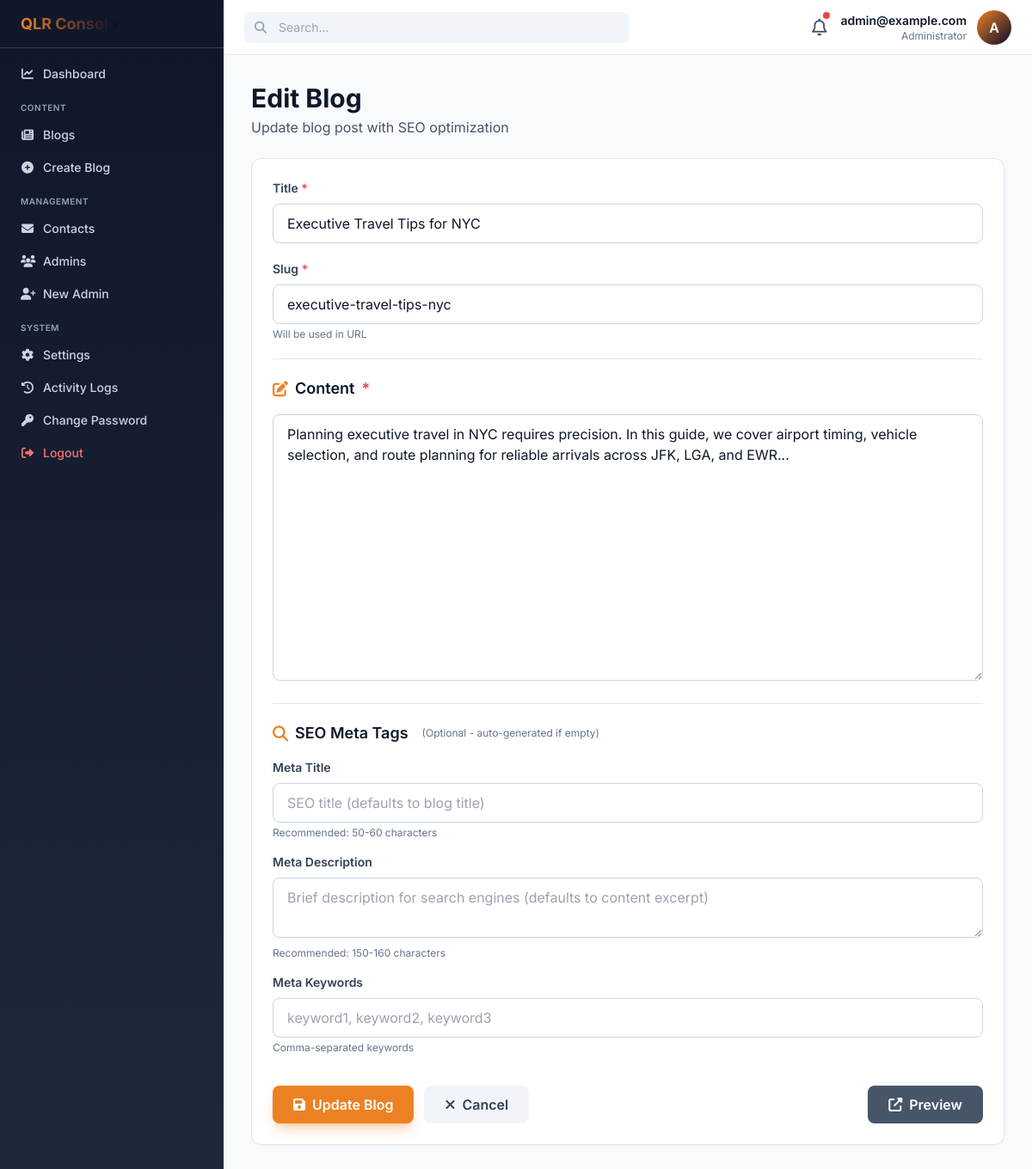
The page /admin/edit-blog.php?id=1 (signed in) on the database its author committed.
### tables this page shows
CREATE TABLE blogs (
  id INT AUTO_INCREMENT PRIMARY KEY,
  title VARCHAR(255) NOT NULL,
  slug VARCHAR(255) NOT NULL UNIQUE,
  content MEDIUMTEXT NOT NULL,
  created_at DATETIME NOT NULL DEFAULT CURRENT_TIMESTAMP
 );

### admin/edit-blog.php (the view, shortened to what this page needs)
<?php require __DIR__.'/includes/db.php'; ?>
<?php
$id = isset($_GET['id']) ? (int)$_GET['id'] : 0;
$stmt = $pdo->prepare('SELECT * FROM blogs WHERE id = ?');
$stmt->execute([$id]);
$blog = $stmt->fetch();
?>
<?php include __DIR__.'/includes/common-header.php'; ?>
<?php include __DIR__.'/includes/common-sidebar.php'; ?>
<?php include __DIR__.'/includes/common-navbar.php'; ?>
<main class="lg:ml-[260px] mt-16 p-6 lg:p-8">
  <div class="mb-6">
    <h1 class="text-3xl font-bold text-slate-900">Edit Blog</h1>
    <p class="text-slate-600 mt-1">Update blog post with SEO optimization</p>
  </div>
  <form method="post" class="max-w-4xl">
    <div class="bg-white rounded-xl shadow-sm border border-slate-200 p-6 space-y-5">
      <div class="grid md:grid-cols-2 gap-5">
        <div class="md:col-span-2">
          <label class="block text-sm font-semibold text-slate-700 mb-2">Title <span class="text-red-500">*</span></label>
          <input name="title" id="blogTitle" value="<?php echo htmlspecialchars($blog['title']); ?>" class="w-full px-4 py-2.5 border border-slate-300 rounded-lg focus:outline-none focus:ring-2 focus:ring-primary focus:border-transparent" placeholder="Enter blog title" required>
        </div>
        <div class="md:col-span-2">
          <label class="block text-sm font-semibold text-slate-700 mb-2">Slug <span class="text-red-500">*</span></label>
          <input name="slug" id="blogSlug" value="<?php echo htmlspecialchars($blog['slug']); ?>" class="w-full px-4 py-2.5 border border-slate-300 rounded-lg focus:outline-none focus:ring-2 focus:ring-primary focus:border-transparent" placeholder="url-friendly-slug" required>
          <p class="text-xs text-slate-500 mt-1">Will be used in URL</p>
        </div>
      </div>
      <div class="border-t pt-5">
        <h3 class="text-lg font-semibold text-slate-900 mb-4 flex items-center gap-2">
          <i class="fas fa-edit text-primary"></i> Content <span class="text-red-500">*</span>
        </h3>
        <textarea name="content" id="blogContent" rows="12" class="w-full px-4 py-2.5 border border-slate-300 rounded-lg" placeholder="Write your blog content here..." required><?php echo htmlspecialchars($blog['content']); ?></textarea>
      </div>
      <div class="border-t pt-5">
        <h3 class="text-lg font-semibold text-slate-900 mb-4 flex items-center gap-2">
          <i class="fas fa-search text-primary"></i> SEO Meta Tags
          <span class="text-xs font-normal text-slate-500 ml-2">(Optional - auto-generated if empty)</span>
        </h3>
        <div class="space-y-4">
          <div>
            <label class="block text-sm font-semibold text-slate-700 mb-2">Meta Title</label>
            <input name="meta_title" value="<?php echo htmlspecialchars($blog['meta_title'] ?? ''); ?>" maxlength="60" class="w-full px-4 py-2.5 border border-slate-300 rounded-lg focus:outline-none focus:ring-2 focus:ring-primary focus:border-transparent" placeholder="SEO title (defaults to blog title)">
            <p class="text-xs text-slate-500 mt-1">Recommended: 50-60 characters</p>
          </div>
          <div>
            <label class="block text-sm font-semibold text-slate-700 mb-2">Meta Description</label>
            <textarea name="meta_description" maxlength="160" rows="2" class="w-full px-4 py-2.5 border border-slate-300 rounded-lg focus:outline-none focus:ring-2 focus:ring-primary focus:border-transparent" placeholder="Brief description for search engines (defaults to content excerpt)"><?php echo htmlspecialchars($blog['meta_description'] ?? ''); ?></textarea>
            <p class="text-xs text-slate-500 mt-1">Recommended: 150-160 characters</p>
          </div>
          <div>
            <label class="block text-sm font-semibold text-slate-700 mb-2">Meta Keywords</label>
            <input name="meta_keywords" value="<?php echo htmlspecialchars($blog['meta_keywords'] ?? ''); ?>" class="w-full px-4 py-2.5 border border-slate-300 rounded-lg focus:outline-none focus:ring-2 focus:ring-primary focus:border-transparent" placeholder="keyword1, keyword2, keyword3">
            <p class="text-xs text-slate-500 mt-1">Comma-separated keywords</p>
          </div>
        </div>
      </div>
      <div class="flex gap-3 pt-4">
        <button type="submit" class="inline-flex items-center gap-2 bg-primary hover:bg-primary/90 text-white px-6 py-2.5 rounded-lg font-semibold shadow-lg shadow-primary/30 transition-all">
          <i class="fas fa-save"></i> Update Blog
        </button>
        <a href="/qlr/admin/blogs" class="inline-flex items-center gap-2 bg-slate-100 hover:bg-slate-200 text-slate-700 px-6 py-2.5 rounded-lg font-semibold transition-all">
          <i class="fas fa-times"></i> Cancel
        </a>
        <a href="/qlr/blog-post?id=<?php echo $id; ?>" target="_blank" class="inline-flex items-center gap-2 bg-slate-600 hover:bg-slate-700 text-white px-6 py-2.5 rounded-lg font-semibold transition-all ml-auto">
          <i class="fas fa-external-link-alt"></i> Preview
        </a>
      </div>
    </div>
  </form>
</main>
</body>
</html>

### admin/includes/common-header.php (shortened to what this page needs)
?><!DOCTYPE html>
<html lang="en">
<head>
  <script src="https://cdn.tailwindcss.com"></script>
  <link rel="stylesheet" href="https://cdnjs.cloudflare.com/ajax/libs/font-awesome/6.4.0/css/all.min.css">
</head>
<body class="bg-slate-50 text-slate-900 antialiased">

### admin/includes/common-sidebar.php
<?php
$current = basename($_SERVER['PHP_SELF']);
?>
<aside id="sidebar" class="fixed top-0 left-0 h-full w-[260px] bg-gradient-to-b from-slate-900 to-slate-800 text-white z-40 transition-transform duration-300 -translate-x-full lg:translate-x-0 overflow-y-auto">
  <div class="h-14 flex items-center px-6 border-b border-slate-700">
    <h1 class="text-lg font-bold bg-gradient-to-r from-primary to-secondary bg-clip-text text-transparent">QLR Console</h1>
  </div>
  <nav class="p-3 space-y-0.5">
    <a href="/qlr/admin/index" class="flex items-center gap-2.5 px-3 py-2 rounded-lg transition-colors text-sm <?php echo $current === 'index.php' ? 'bg-primary text-white' : 'text-slate-300 hover:bg-slate-700 hover:text-white'; ?>">
      <i class="fas fa-chart-line w-4 text-center"></i>
      <span class="font-medium">Dashboard</span>
    </a>
    <div class="pt-3 pb-1 px-3">
      <p class="text-[10px] font-semibold text-slate-400 uppercase tracking-wider">Content</p>
    </div>
    <a href="/qlr/admin/blogs" class="flex items-center gap-2.5 px-3 py-2 rounded-lg transition-colors text-sm <?php echo $current === 'blogs.php' ? 'bg-primary text-white' : 'text-slate-300 hover:bg-slate-700 hover:text-white'; ?>">
      <i class="fas fa-newspaper w-4 text-center"></i>
      <span class="font-medium">Blogs</span>
    </a>
    <a href="/qlr/admin/create-blog" class="flex items-center gap-2.5 px-3 py-2 rounded-lg transition-colors text-sm <?php echo $current === 'create-blog.php' ? 'bg-primary text-white' : 'text-slate-300 hover:bg-slate-700 hover:text-white'; ?>">
      <i class="fas fa-plus-circle w-4 text-center"></i>
      <span class="font-medium">Create Blog</span>
    </a>
    <div class="pt-3 pb-1 px-3">
      <p class="text-[10px] font-semibold text-slate-400 uppercase tracking-wider">Management</p>
    </div>
    <a href="/qlr/admin/contacts" class="flex items-center gap-2.5 px-3 py-2 rounded-lg transition-colors text-sm <?php echo $current === 'contacts.php' ? 'bg-primary text-white' : 'text-slate-300 hover:bg-slate-700 hover:text-white'; ?>">
      <i class="fas fa-envelope w-4 text-center"></i>
      <span class="font-medium">Contacts</span>
    </a>
    <a href="/qlr/admin/users" class="flex items-center gap-2.5 px-3 py-2 rounded-lg transition-colors text-sm <?php echo $current === 'users.php' ? 'bg-primary text-white' : 'text-slate-300 hover:bg-slate-700 hover:text-white'; ?>">
      <i class="fas fa-users w-4 text-center"></i>
      <span class="font-medium">Admins</span>
    </a>
    <a href="/qlr/admin/new-admin" class="flex items-center gap-2.5 px-3 py-2 rounded-lg transition-colors text-sm <?php echo $current === 'new-admin.php' ? 'bg-primary text-white' : 'text-slate-300 hover:bg-slate-700 hover:text-white'; ?>">
      <i class="fas fa-user-plus w-4 text-center"></i>
      <span class="font-medium">New Admin</span>
    </a>
    <div class="pt-3 pb-1 px-3">
      <p class="text-[10px] font-semibold text-slate-400 uppercase tracking-wider">System</p>
    </div>
    <a href="/qlr/admin/settings" class="flex items-center gap-2.5 px-3 py-2 rounded-lg transition-colors text-sm <?php echo $current === 'settings.php' ? 'bg-primary text-white' : 'text-slate-300 hover:bg-slate-700 hover:text-white'; ?>">
      <i class="fas fa-cog w-4 text-center"></i>
      <span class="font-medium">Settings</span>
    </a>
    <a href="/qlr/admin/logs" class="flex items-center gap-2.5 px-3 py-2 rounded-lg transition-colors text-sm <?php echo $current === 'logs.php' ? 'bg-primary text-white' : 'text-slate-300 hover:bg-slate-700 hover:text-white'; ?>">
      <i class="fas fa-history w-4 text-center"></i>
      <span class="font-medium">Activity Logs</span>
    </a>
    <a href="/qlr/admin/change-password" class="flex items-center gap-2.5 px-3 py-2 rounded-lg transition-colors text-sm <?php echo $current === 'change-password.php' ? 'bg-primary text-white' : 'text-slate-300 hover:bg-slate-700 hover:text-white'; ?>">
      <i class="fas fa-key w-4 text-center"></i>
      <span class="font-medium">Change Password</span>
    </a>
    <a href="/qlr/admin/logout" class="flex items-center gap-2.5 px-3 py-2 rounded-lg transition-colors text-sm text-red-400 hover:bg-red-500/10 hover:text-red-300">
      <i class="fas fa-sign-out-alt w-4 text-center"></i>
      <span class="font-medium">Logout</span>
    </a>
  </nav>
</aside>

### admin/includes/common-navbar.php (shortened to what this page needs)
<nav class="bg-white border-b border-slate-200 h-16 fixed top-0 right-0 left-0 lg:left-[260px] z-30 flex items-center justify-between px-6">
  <div class="flex items-center gap-4 flex-1">
    <div class="relative max-w-md w-full">
      <input type="search" placeholder="Search..." class="w-full pl-10 pr-4 py-2 bg-slate-100 border-0 rounded-lg text-sm focus:outline-none focus:ring-2 focus:ring-primary">
      <i class="fas fa-search absolute left-3 top-1/2 -translate-y-1/2 text-slate-400 text-sm"></i>
    </div>
  </div>
  <div class="flex items-center gap-4">
    <button class="relative text-slate-600 hover:text-slate-900">
      <i class="far fa-bell text-xl"></i>
      <span class="absolute -top-1 -right-1 w-2 h-2 bg-red-500 rounded-full"></span>
    </button>
    <div class="flex items-center gap-3">
      <div class="text-right hidden sm:block">
        <p class="text-sm font-semibold"><?php echo htmlspecialchars($_SESSION['admin_email'] ?? 'Admin'); ?></p>
        <p class="text-xs text-slate-500">Administrator</p>
      </div>
      <div class="w-10 h-10 rounded-full bg-gradient-to-br from-primary to-secondary flex items-center justify-center text-white font-semibold">
        <?php echo strtoupper(substr($_SESSION['admin_email'] ?? 'A', 0, 1)); ?>
      </div>
    </div>
  </div>
</nav>

### admin/includes/common-header.php (style rules this page uses)
body { font-family: "Inter", system-ui, sans-serif; }
:root { --sidebar-width: 260px; }

### rows shown on the page
blogs: title "Executive Travel Tips for NYC", slug "executive-travel-tips-nyc", content "Planning executive travel in NYC requires precision. In this guide, we cover airport timing, vehicle selection, and route planning for reliable arrivals across JFK, LGA, and EWR..."

### other values the page prints
$_SESSION['admin_email'] "admin@example.com"
substr($_SESSION['admin_email'] ?? 'A', 0, 1) "A"
